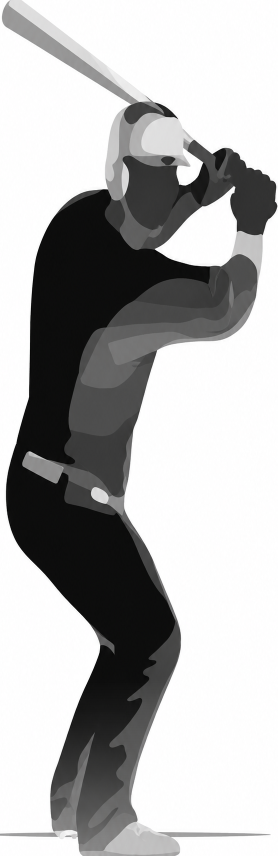
#> input picture Scripts/Images/lefty_batter.png, 555 x 1711 px (shown at 1/2 size)
$ python streamlit_main.py
#> lines starting #> are read from the running program, lines starting #| are printed output that depends on the picture
### Scripts/heatmaps.py
import numpy as np
import matplotlib.pyplot as plt

from scipy.ndimage import gaussian_filter
from matplotlib.patches import Rectangle, Polygon
from matplotlib.colors import LinearSegmentedColormap
from matplotlib.colors import PowerNorm
from PIL import Image
from pathlib import Path
from pitch_dictionary import PITCH_INFO


# Find the folder where heatmaps.py is located
BASE_DIR = Path(__file__).resolve().parent

# Build image paths relative to heatmaps.py
lhb_img = Image.open(BASE_DIR / "Images" / "lefty_batter.png")
#> lhb_img is the input picture: PIL image 555x1711 RGBA; mean R, G, B, A 177.7, 177.6, 177.6, 255
rhb_img = Image.open(BASE_DIR / "Images" / "righty_batter.png")
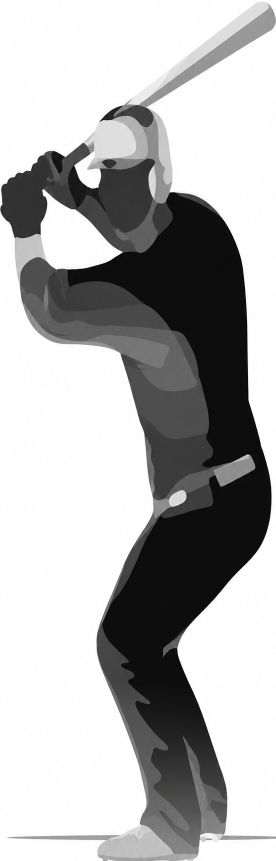
#> input picture Scripts/Images/righty_batter.png, 551 x 1721 px (shown at 1/2 size)
#> rhb_img is the input picture: PIL image 551x1721 RGBA; mean R, G, B, A 177.5, 177.4, 177.4, 255


# Create specific color mapping
# Red = Highest Density; Blue = Lowest Density; White = background

heatmap_cmap = LinearSegmentedColormap.from_list(
    "PitchHeat",
    [
        "#FAFDFF",
        "#DCEEFF",
        "#7DB8FF",
        "#1C64F2",
        "#00D4FF",
        "#FFE34A",
        "#FF5A36",
        "#D60000"
    ],
    N=512
)

heatmap_cmap.set_bad("white")           # makes NaN pitches white

#-------------------------------------------------------------------------------------------
# ZONE AND BATTER LOCATION SETTINGS
#-------------------------------------------------------------------------------------------

# STRIKE ZONE DIMENSIONS (Generalized)
ZONE_LEFT = -0.83
ZONE_RIGHT = 0.83

ZONE_BOTTOM = 1.55
ZONE_TOP = 3.30

ZONE_WIDTH = ZONE_RIGHT - ZONE_LEFT
ZONE_HEIGHT = ZONE_TOP - ZONE_BOTTOM

# SHADOW ZONE DIMENSIONS
SHADOW_X = 0.23
SHADOW_Y = 0.19


# Batter image dimensions (in plot coordinates)
BATTER_WIDTH = 1.25
BATTER_HEIGHT = 5.9

# Batter distane from edge of plate
BATTER_GAP = 0.6

# Position of the bottom-left corner of the image
BATTER_X = ZONE_RIGHT + BATTER_GAP
BATTER_Y = 0                        # Raise/lower the entire batter here

# EXTENT FOR BATTER IMAGE.OPEN
RHB_EXTENT = [
    ZONE_RIGHT + BATTER_GAP,
    ZONE_RIGHT + BATTER_GAP + BATTER_WIDTH,
    BATTER_Y,
    BATTER_Y + BATTER_HEIGHT
]

LHB_EXTENT = [
    ZONE_LEFT - BATTER_GAP - BATTER_WIDTH,
    ZONE_LEFT - BATTER_GAP,
    BATTER_Y,
    BATTER_Y + BATTER_HEIGHT
]
# -----------------
# HELPER FUNCTIONS
# -----------------

# [202 lines left out: functions draw_strike_zone, draw_home_plate, draw_batter, create_heatmap, pitch_heatmaps, not called in this run]

### Scripts/arm_angle.py
import numpy as np
import matplotlib.pyplot as plt
from matplotlib.patches import Polygon
from PIL import Image
from pathlib import Path

SCRIPT_DIR = Path(__file__).resolve().parent
IMAGE_DIR = SCRIPT_DIR / "Images"

RHP_LOW = Image.open(IMAGE_DIR / "rhp_low.png")
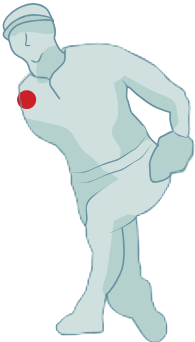
#> input picture Scripts/Images/rhp_low.png, 195 x 342 px
#> RHP_LOW is the input picture: PIL image 195x342 RGBA; mean R, G, B, A 224.9, 234.8, 234.2, 255
RHP_MID = Image.open(IMAGE_DIR / "rhp_mid.png")
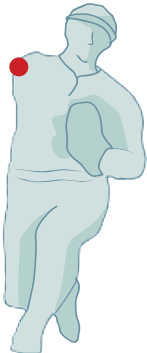
#> input picture Scripts/Images/rhp_mid.png, 147 x 353 px
#> RHP_MID is the input picture: PIL image 147x353 RGBA; mean R, G, B, A 218.5, 230.2, 229.6, 255
RHP_HIGH = Image.open(IMAGE_DIR / "rhp_high.png")
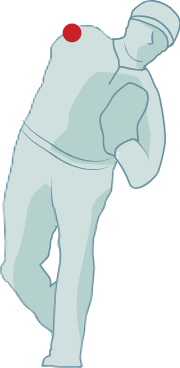
#> input picture Scripts/Images/rhp_high.png, 180 x 368 px
#> RHP_HIGH is the input picture: PIL image 180x368 RGBA; mean R, G, B, A 221.1, 232.3, 231.7, 255

#> (the run stopped early here; a loop or call above may not have finished)
